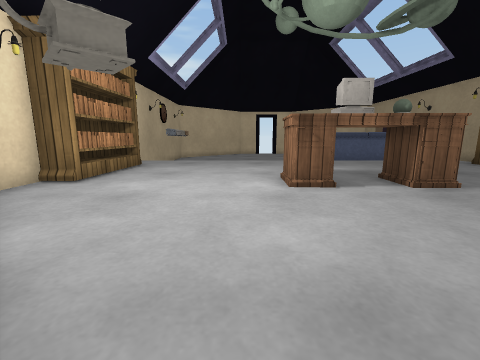
[1] (above)

13 first-person views from a walk through a Unity game level. The camera is 0.59 m above the floor, tilts 10° down and sees 90° across. Doors are open. The floor is counted in squares, 0.5 m on a side. Each view is taken from the middle of a square. On the plan, view 1 faces up. The plan holds only what a view shows up to about 11 squares ahead; the rest is blank. The place goes on beyond the plan. The player character is not drawn. Some surface patterns are stand-ins.

[2]
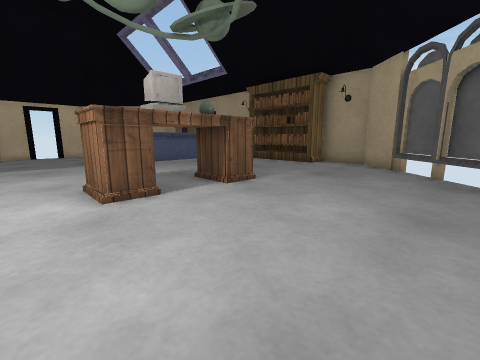

[3]
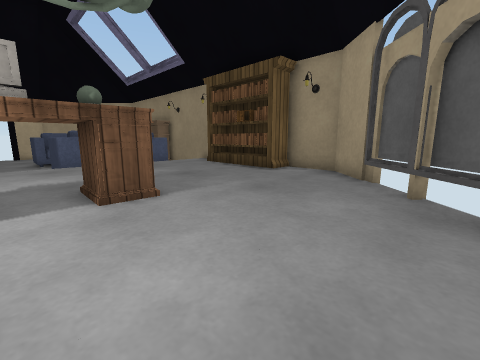

[4]
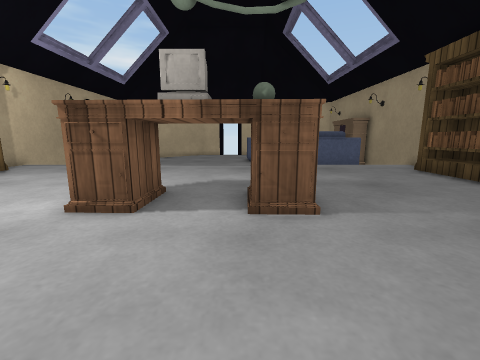

[5]
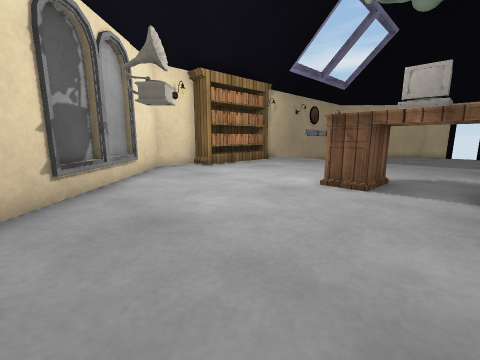

[6]
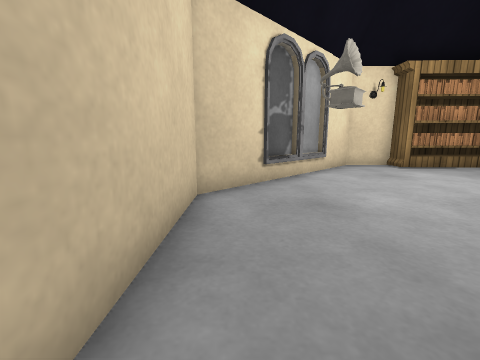

[7]
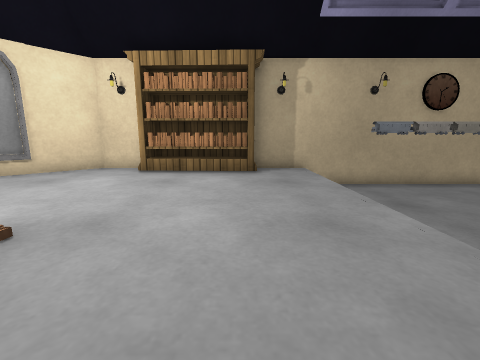

[8]
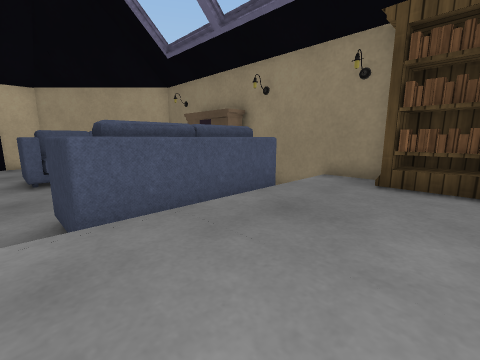

[9]
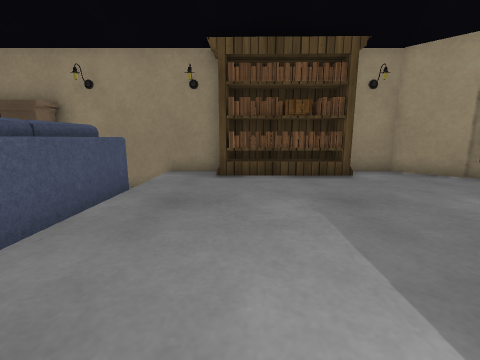

[10]
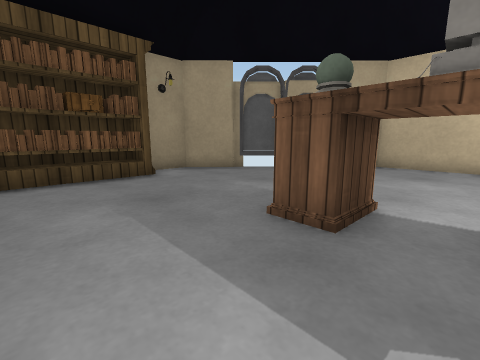

[11]
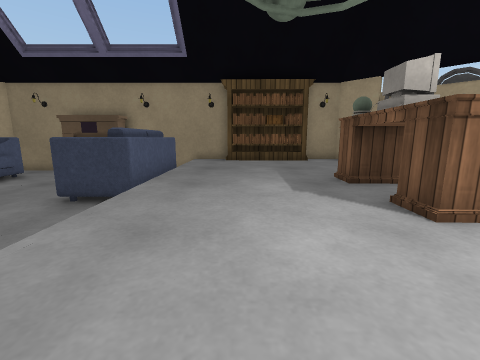

[12]
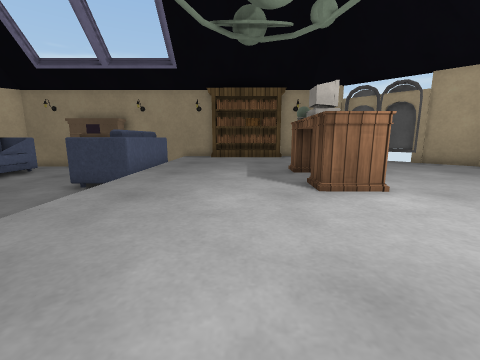

[13]
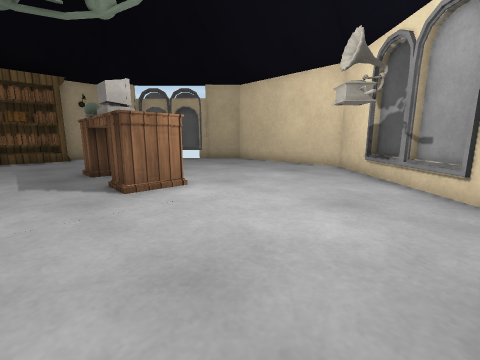

### Floor plan
Key: @ floor where view 1 was taken; # wall or solid block; . floor; v drop or lower ground; B bookshelf; E desk; S sofa; O other object.
Columns run from 6 left of view 1 to 12 right of it. Each row starts with its distance up from view 1.
 15  vOvvvvvvvvS     v
 14  vvvvvv vvvSSSS  v
 13 #v  vvvvvvvSSSSS v#
 12 #.................#
 11 #.................#
 10  BB.............BB
  9  B..............BB
  8  B..............BB
  7 #B.....EE#EE....BB#
  6 #......EEOEE......#
  5 #.................#
  4 ##...............##
  3  ##.O...........##
  2   ##...........##
  1    ##.........##
  0     ##@......##
 -1      #########

Where each view was taken, in squares from view 1:
view 1: 0 up, 0 right, facing up
view 2: 1 up, 0 right, facing up-right
view 3: 1 up, 3 right, facing up-right
view 4: 2 up, 4 right, facing up
view 5: 0 up, 4 right, facing up-left
view 6: 0 up, 5 right, facing left
view 7: 10 up, 4 right, facing left
view 8: 9 up, 4 right, facing up-right
view 9: 10 up, 3 right, facing right
view 10: 10 up, 3 right, facing down-right
view 11: 10 up, 2 left, facing right
view 12: 9 up, 4 left, facing right
view 13: 9 up, 4 left, facing down-right
